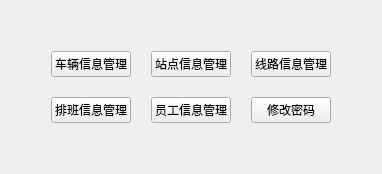
     <widget class="QWidget" name="page_menu">
      <property name="styleSheet">
       <string notr="true">QWidget#page_menu {
	background-color: qlineargradient(x1:0, y1:0, x2:0, y2:1, stop:0 #30cfd0, stop:1 #330867);
}</string>
      </property>
      <layout class="QGridLayout" name="gridLayout">
       <property name="spacing">
        <number>20</number>
       </property>
       <item row="2" column="2">
        <widget class="QPushButton" name="btn_staff">
         <property name="sizePolicy">
          <sizepolicy hsizetype="Expanding" vsizetype="Expanding">
           <horstretch>0</horstretch>
           <verstretch>0</verstretch>
          </sizepolicy>
         </property>
         <property name="font">
          <font>
           <family>微软雅黑</family>
          </font>
         </property>
         <property name="cursor">
          <cursorShape>PointingHandCursor</cursorShape>
         </property>
         <property name="text">
          <string>员工信息管理</string>
         </property>
         <property name="btn" stdset="0">
          <string>menu</string>
         </property>
        </widget>
       </item>
       <item row="3" column="2">
        <spacer name="vs_bottom">
         <property name="orientation">
          <enum>Qt::Vertical</enum>
         </property>
         <property name="sizeHint" stdset="0">
          <size>
           <width>20</width>
           <height>40</height>
          </size>
         </property>
        </spacer>
       </item>
       <item row="1" column="4">
        <spacer name="hs_right">
         <property name="orientation">
          <enum>Qt::Horizontal</enum>
         </property>
         <property name="sizeHint" stdset="0">
          <size>
           <width>40</width>
           <height>20</height>
          </size>
         </property>
        </spacer>
       </item>
       <item row="1" column="0">
        <spacer name="hs_left">
         <property name="orientation">
          <enum>Qt::Horizontal</enum>
         </property>
         <property name="sizeHint" stdset="0">
          <size>
           <width>40</width>
           <height>20</height>
          </size>
         </property>
        </spacer>
       </item>
       <item row="1" column="3">
        <widget class="QPushButton" name="btn_route">
         <property name="sizePolicy">
          <sizepolicy hsizetype="Expanding" vsizetype="Expanding">
           <horstretch>0</horstretch>
           <verstretch>0</verstretch>
          </sizepolicy>
         </property>
         <property name="font">
          <font>
           <family>微软雅黑</family>
          </font>
         </property>
         <property name="cursor">
          <cursorShape>PointingHandCursor</cursorShape>
         </property>
         <property name="text">
          <string>线路信息管理</string>
         </property>
         <property name="btn" stdset="0">
          <string>menu</string>
         </property>
        </widget>
       </item>
       <item row="1" column="2">
        <widget class="QPushButton" name="btn_station">
         <property name="sizePolicy">
          <sizepolicy hsizetype="Expanding" vsizetype="Expanding">
           <horstretch>0</horstretch>
           <verstretch>0</verstretch>
          </sizepolicy>
         </property>
         <property name="font">
          <font>
           <family>微软雅黑</family>
          </font>
         </property>
         <property name="cursor">
          <cursorShape>PointingHandCursor</cursorShape>
         </property>
         <property name="text">
          <string>站点信息管理</string>
         </property>
         <property name="btn" stdset="0">
          <string>menu</string>
         </property>
        </widget>
       </item>
       <item row="2" column="3">
        <widget class="QPushButton" name="btn_chpass">
         <property name="sizePolicy">
          <sizepolicy hsizetype="Expanding" vsizetype="Expanding">
           <horstretch>0</horstretch>
           <verstretch>0</verstretch>
          </sizepolicy>
         </property>
         <property name="font">
          <font>
           <family>微软雅黑</family>
          </font>
         </property>
         <property name="cursor">
          <cursorShape>PointingHandCursor</cursorShape>
         </property>
         <property name="text">
          <string>修改密码</string>
         </property>
         <property name="btn" stdset="0">
          <string>menu</string>
         </property>
        </widget>
       </item>
       <item row="2" column="1">
        <widget class="QPushButton" name="btn_schedule">
         <property name="sizePolicy">
          <sizepolicy hsizetype="Expanding" vsizetype="Expanding">
           <horstretch>0</horstretch>
           <verstretch>0</verstretch>
          </sizepolicy>
         </property>
         <property name="font">
          <font>
           <family>微软雅黑</family>
          </font>
         </property>
         <property name="cursor">
          <cursorShape>PointingHandCursor</cursorShape>
         </property>
         <property name="text">
          <string>排班信息管理</string>
         </property>
         <property name="btn" stdset="0">
          <string>menu</string>
         </property>
        </widget>
       </item>
       <item row="1" column="1">
        <widget class="QPushButton" name="btn_vehicle">
         <property name="sizePolicy">
          <sizepolicy hsizetype="Expanding" vsizetype="Expanding">
           <horstretch>0</horstretch>
           <verstretch>0</verstretch>
          </sizepolicy>
         </property>
         <property name="font">
          <font>
           <family>微软雅黑</family>
          </font>
         </property>
         <property name="cursor">
          <cursorShape>PointingHandCursor</cursorShape>
         </property>
         <property name="text">
          <string>车辆信息管理</string>
         </property>
         <property name="btn" stdset="0">
          <string>menu</string>
         </property>
        </widget>
       </item>
       <item row="0" column="2">
        <spacer name="vs_top">
         <property name="orientation">
          <enum>Qt::Vertical</enum>
         </property>
         <property name="sizeHint" stdset="0">
          <size>
           <width>20</width>
           <height>40</height>
          </size>
         </property>
        </spacer>
       </item>
      </layout>
     </widget>
